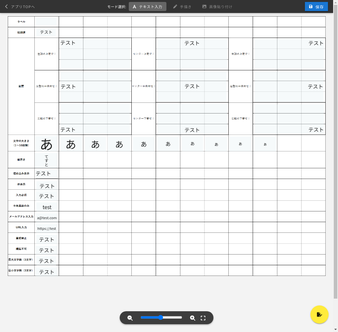
#> input picture python/TestScript/photolize/slt_ver1/high_png/5_input.png, 338 x 332 px, shrunk from 1042 x 1024 before the run
$ python detect2.py
#> lines starting #> are read from the running program, lines starting #| are printed output that depends on the picture; after the words box and inside, x2 and y2 are one past the last pixel; in counts of white or black regions, pixels touching at a corner belong together
# 成功作（入力画面から入力欄の枠を抽出し、元画像にその枠を重ね合わせ＆枠の座標情などを取得）
# 参考サイト：https://sosotata.com/spot7differences/
import cv2
import os
import numpy as np
import subprocess


# 保存先ディレクトリを作成
output_dir = os.path.join(os.path.dirname(os.path.abspath(__file__)), "high_png/")
# フォルダが存在しない場合は作成
if not os.path.exists(output_dir):
    os.makedirs(output_dir)
    command = f"sudo chown -R aridome:aridome {output_dir}"
    # コマンドを実行
    subprocess.call(command, shell=True)

# ファイル名を生成
output_file_name_A = '5_input.png'
# ファイルパスを作成
output_file_path_A = os.path.join(output_dir, output_file_name_A)

img1 = cv2.imread(output_file_path_A)
#> img1 is the input picture: shape (332, 338, 3); mean B, G, R 234.6, 234.6, 233.6

# BGRからHSVに変換
hsv = cv2.cvtColor(img1, cv2.COLOR_BGR2HSV)
#> hsv: shape (332, 338, 3); mean H, S, V 22.6, 2.2, 235.1

# # 薄水色のHSVの範囲
# hsv_min = np.array([90, 3, 0])
# hsv_max = np.array([110, 9, 255])

# 薄水色のHSVの範囲# [色相, 彩度, 明度]
hsv_min = np.array([90, 3, 0])
hsv_max = np.array([110, 20, 255])

# マスク画像を作成
mask = cv2.inRange(hsv, hsv_min, hsv_max)
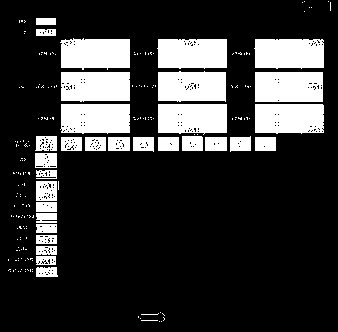
#> mask: shape (332, 338); 20.9% white; 203 white regions (172 under 20 px)

# マスクされた画像を作成
masked_img1 = cv2.bitwise_and(img1, img1, mask=mask)
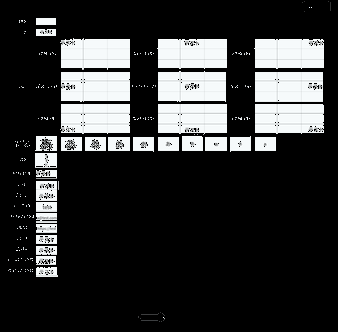
#> masked_img1: shape (332, 338, 3); mean B, G, R 51.1, 50.9, 50

# カラー画像をグレースケール画像に変換
masked_img1_gray = cv2.cvtColor(masked_img1, cv2.COLOR_BGR2GRAY)

# マスク画像から白い領域の輪郭を検出する
contours, hierarchy = cv2.findContours(masked_img1_gray, cv2.RETR_EXTERNAL, cv2.CHAIN_APPROX_SIMPLE)
#> contours = 203 contours, 172 with area under 20; largest, box (x1, y1, x2, y2) and area: (255, 72, 323, 102) 1943, (158, 104, 227, 135) 1907, (61, 72, 130, 102) 1905, (255, 104, 324, 134) 1902, (60, 104, 130, 134) 1902

selected_contours = []
for cnt in contours:
    if cv2.contourArea(cnt)>1000: #数字は試行錯誤が必要
        epsilon = 0.01*cv2.arcLength(cnt,True) #数字は試行錯誤が必要
        approx = cv2.approxPolyDP(cnt,epsilon,True)
        selected_contours.append(approx)
#> this loop made 203 passes
#> (epsilon, approx) on passes 136, 138, 163, 164, 165, 187, 188: (1.96, [[255, 104], [255, 132], [323, 132], [322, 104]]), (2, [[61, 104], [61, 132], [129, 132], [129, 104]]), (1.92, [[255, 72], [255, 101], [322, 101], [322, 72]]), (1.95, [[61, 72], [61, 100], [129, 100], [129, 72]]), (1.95, [[158, 72], [158, 100], [225, 101], [225, 72]]), (1.99, [[255, 39], [255, 67], [323, 67], [322, 39]]), (1.98, [[158, 39], [158, 67], [226, 67], [226, 39]])
#> epsilon on passes 137, 189: 1.96, 2.05
#> after the loop, selected_contours = 9 contours; largest, box (x1, y1, x2, y2) and area: (255, 72, 323, 102) 1943, (60, 38, 130, 68) 1934, (158, 104, 227, 135) 1927, (158, 72, 226, 102) 1910, (61, 104, 130, 133) 1904

# 別の画像に輪郭を描画する
# result = np.zeros_like(img1)
cv2.drawContours(img1, selected_contours, -1, color=255, thickness=2)
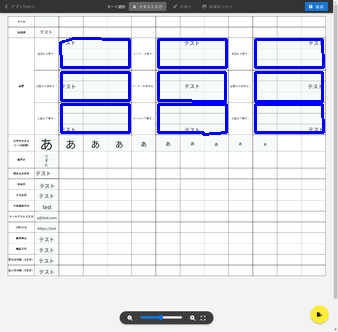
#> img1: shape (332, 338, 3); 4.57% of pixels changed, all inside (x1, y1, x2, y2) = (59, 37, 325, 136)

# 輪郭に番号を付ける
font = cv2.FONT_HERSHEY_SIMPLEX # フォントの種類
font_size = 0.5 # フォントのサイズ
font_color = (0, 0, 255) # フォントの色（BGR）
for i, cnt in enumerate(selected_contours):
    x, y, w, h = cv2.boundingRect(cnt) # 矩形領域の座標と幅と高さを取得
    cv2.putText(img1, str(i+1), (x+w//2, y+h//2), font, font_size, font_color) # 矩形領域の中心に番号を描画
#> this loop made 9 passes
#> (cnt, x, y, w, h) on passes 1, 3, 4, 5, 6, 7, 8: ([[255, 104], [255, 132], [323, 132], [322, 104]], 255, 104, 69, 29), ([[61, 104], [61, 132], [129, 132], [129, 104]], 61, 104, 69, 29), ([[255, 72], [255, 101], [322, 101], [322, 72]], 255, 72, 68, 30), ([[61, 72], [61, 100], [129, 100], [129, 72]], 61, 72, 69, 29), ([[158, 72], [158, 100], [225, 101], [225, 72]], 158, 72, 68, 30), ([[255, 39], [255, 67], [323, 67], [322, 39]], 255, 39, 69, 29), ([[158, 39], [158, 67], [226, 67], [226, 39]], 158, 39, 69, 29)
#> (x, y, w, h) on passes 2, 9: (158, 104, 69, 31), (60, 38, 70, 30)
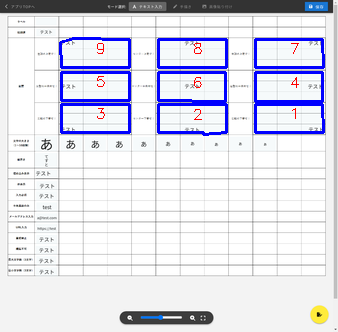
#> img1: shape (332, 338, 3); 0.2% of pixels changed, all inside (x1, y1, x2, y2) = (97, 43, 299, 120)

# [10 lines of commented-out code are left out]
rectangles = []
for cnt in selected_contours:
    x, y, w, h = cv2.boundingRect(cnt) # x, yは左上の座標、w, hは幅と高さ
    rectangles.append((x, y, w, h))
#> after the loop, rectangles = [(255, 104, 69, 29), (158, 104, 69, 31), (61, 104, 69, 29), (255, 72, 68, 30), (61, 72, 69, 29), (158, 72, 68, 30), (255, 39, 69, 29), (158, 39, 69, 29), (60, 38, 70, 30)]

# 矩形領域の数をカウント
num_rectangles = len(rectangles)
#> num_rectangles = 9
print(f"＜入力欄の数＞: {num_rectangles}個\n")
#| ＜入力欄の数＞: 9個

# 矩形領域の座標情報をひとつずつ表示する
for i, rect in enumerate(rectangles):
    print(f"入力欄{i+1}の座標: ({rect[0]}, {rect[1]})")
    print(f"入力欄{i+1}の幅: {rect[2]}")
    print(f"入力欄{i+1}の高さ: {rect[3]}")
    print()
#> this loop made 9 passes
#> (printed output is left out)


# img1_gray = cv2.cvtColor(img1, cv2.COLOR_BGR2GRAY)

# # 二値化
# ret, img1_bin = cv2.threshold(img1_gray, 0, 255, cv2.THRESH_BINARY + cv2.THRESH_OTSU)
# # カーネルを準備（オープニング用）
# kernel = np.ones((2,2),np.uint8)
# # オープニング（収縮→膨張）実行 ノイズ除去
# result_bin1 = cv2.morphologyEx(img1_bin, cv2.MORPH_OPEN, kernel) # オープニング（収縮→膨張）。ノイズ除去。

# # 適応的閾値処理を行う（各ピクセルの周囲の領域におけるガウシアン重みつき平均値を採用、画像のコントラストが比較的高い場合に適している）
# result_bin1 = cv2.adaptiveThreshold(img1_gray, 255, cv2.ADAPTIVE_THRESH_MEAN_C, cv2.THRESH_BINARY, 11, 2)
# # 適応的閾値処理を行う（各ピクセルの周囲の領域における平均値を採用、画像のコントラストが低い場合に有用で、ノイズに対して頑健）
# result_bin1 = cv2.adaptiveThreshold(img1_gray, 255, cv2.ADAPTIVE_THRESH_GAUSSIAN_C, cv2.THRESH_BINARY, 11, 2)

# # エッジ検出を行う
# threshold1 = 100
# threshold2 = 300
# edges1 = cv2.Canny(result_bin1, threshold1, threshold2)  # 適切な閾値を設定

# # 二値画像をRGB形式に変換
# result_bin1_rgb = cv2.cvtColor(edges1, cv2.COLOR_GRAY2RGB)

# ### 変更前と変更後の色分け ###
# # 白色の範囲を定義
# lower_white = np.array([200, 200, 200])  # 下限（B、G、R）
# upper_white = np.array([255, 255, 255])  # 上限（B、G、R）

# # 白色の範囲内にあるピクセルをマスクとして取得
# white_mask1 = cv2.inRange(result_bin1_rgb, lower_white, upper_white)

# # 緑色を指定
# green_color = (0, 255, 0)  # (B、G、R)
# # 赤色を指定
# red_color = (0, 0, 255)  # (B、G、R)

# # ピクセルの色を変更
# result_bin1_rgb[white_mask1 > 0] = red_color

# 差分画像を保存
if output_file_name_A == "base.png":
    output_file_name = f"judge_high_{output_file_name_A}"
else:
    output_file_name = f"judge_high_{output_file_name_A.split('_')[1]}"
output_dir2 = os.path.join(os.path.dirname(os.path.abspath(__file__)), "judge_high_png")
# フォルダが存在しない場合は作成
if not os.path.exists(output_dir2):
    os.makedirs(output_dir2)
    command = f"sudo chown -R aridome:aridome {output_dir2}"
    # コマンドを実行
    subprocess.call(command, shell=True)
#> (this line was passed over: subprocess is not available in this run)

# ファイルパスを作成
output_file_path = os.path.join(output_dir2, output_file_name)

# 画像を保存する
cv2.imwrite(output_file_path, img1)

print(f"2つの画像の差異部分に枠をつけたカラー画像を{output_file_path}に保存しました")

$ run again, with python/TestScript/photolize/slt_ver1/high_png/2_input.png copied over python/TestScript/photolize/slt_ver1/high_png/5_input.png
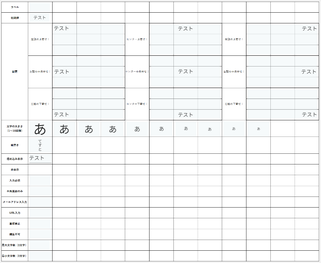
#> input picture python/TestScript/photolize/slt_ver1/high_png/2_input.png, 321 x 263 px, shrunk from 990 x 811 before the run
#> img1 is the input picture: shape (263, 321, 3); mean B, G, R 245.2, 245, 243.9
#> hsv: shape (263, 321, 3); mean H, S, V 28.6, 1.5, 245.3
#> `mask = cv2.inRange(hsv, hsv_min, hsv_max)`:
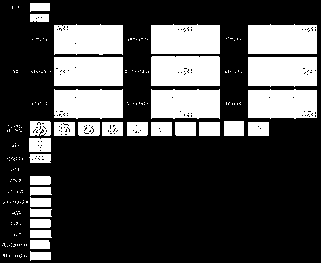
#> mask: shape (263, 321); 27.4% white; 182 white regions (151 under 20 px)
#> contours = 182 contours, 151 with area under 20; largest, box (x1, y1, x2, y2) and area: (151, 56, 220, 86) 1969, (54, 24, 123, 55) 1911, (248, 57, 317, 87) 1906, (248, 24, 317, 54) 1906, (151, 24, 220, 54) 1906
#> the loop `for cnt in contours:` made 182 passes
#> (epsilon, approx) on passes 126, 127, 128, 154, 155, 156, 176, 177: (1.93, [[248, 90], [248, 117], [316, 117], [316, 90]]), (1.99, [[151, 89], [151, 118], [219, 118], [219, 89]]), (1.97, [[54, 89], [54, 117], [122, 117], [122, 89]]), (1.94, [[248, 57], [248, 85], [316, 85], [316, 57]]), (1.92, [[54, 57], [54, 85], [122, 85], [122, 57]]), (1.94, [[151, 57], [151, 85], [219, 85], [218, 56]]), (1.94, [[248, 25], [248, 53], [316, 53], [316, 25]]), (1.94, [[151, 25], [151, 53], [219, 53], [219, 25]])
#> after the loop `for cnt in contours:`: selected_contours = 9 contours; largest, box (x1, y1, x2, y2) and area: (151, 89, 220, 119) 1972, (54, 25, 123, 55) 1972, (151, 56, 220, 86) 1924, (54, 89, 123, 118) 1904, (248, 57, 317, 86) 1904
#> the loop `for i, cnt in enumerate(selected_contours):` made 9 passes
#> (cnt, x, y, h) on passes 1 to 7: ([[248, 90], [248, 117], [316, 117], [316, 90]], 248, 90, 28), ([[151, 89], [151, 118], [219, 118], [219, 89]], 151, 89, 30), ([[54, 89], [54, 117], [122, 117], [122, 89]], 54, 89, 29), ([[248, 57], [248, 85], [316, 85], [316, 57]], 248, 57, 29), ([[54, 57], [54, 85], [122, 85], [122, 57]], 54, 57, 29), ([[151, 57], [151, 85], [219, 85], [218, 56]], 151, 56, 30), ([[248, 25], [248, 53], [316, 53], [316, 25]], 248, 25, 29)
#> after the loop `for i, cnt in enumerate(selected_contours):`:
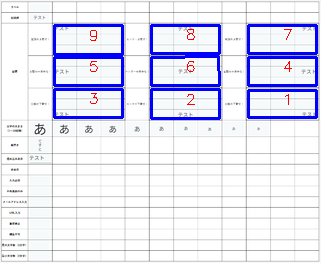
#> img1: shape (263, 321, 3); mean B, G, R 245.1, 229.3, 229
#> the loop `for cnt in selected_contours:` made 9 passes
#> after the loop `for cnt in selected_contours:`: rectangles = [(248, 90, 69, 28), (151, 89, 69, 30), (54, 89, 69, 29), (248, 57, 69, 29), (54, 57, 69, 29), (151, 56, 69, 30), (248, 25, 69, 29), (151, 25, 69, 29), (54, 25, 69, 30)]
#> num_rectangles = 9
#| ＜入力欄の数＞: 9個
#> the loop `for i, rect in enumerate(rectangles):` made 9 passes
#> (printed output is left out)
